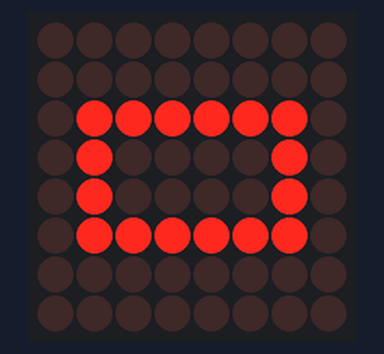
The program below on a simulated BBC micro:bit running MicroPython. Parts: 8×8 LED matrix.

Above: at 0.4 s.

The program:

microbit_max7219.py
```python
import microbit
from microbit import spi
_NOOP = 0
_DIGIT0 = 1
_DIGIT1 = 2
_DIGIT2 = 3
_DIGIT3 = 4
_DIGIT4 = 5
_DIGIT5 = 6
_DIGIT6 = 7
_DIGIT7 = 8
_DECODEMODE = 9
_INTENSITY = 10
_SCANLIMIT = 11
_SHUTDOWN = 12
_DISPLAYTEST = 15
class Matrix8x8:
    def __init__(self, spi, cs):
        self.spi = spi
        self.cs = cs
        self.buffer = bytearray(8)
        spi.init()
        self.init()
    def _register(self, command, data):
        # write to display
        self.cs.write_digital(0)
        self.spi.write(bytearray([command, data]))
        self.cs.write_digital(1)
    def init(self):
        for command, data in ((_SHUTDOWN, 0),(_DISPLAYTEST, 0),(_SCANLIMIT, 7),(_DECODEMODE, 0),(_SHUTDOWN, 1),):
            self._register(command, data)
    def brightness(self, value):
        if not 0<= value <= 15:
            raise ValueError("Brightness out of range")
        self._register(_INTENSITY, value)
    def fill(self, color):
        data = 0xff if color else 0x00
        for y in range(8):
            self.buffer[y] = data
    def pixel(self, x, y, color=None):
        if color is None:
            return bool(self.buffer[y] & 1 << x)
        elif color:
            self.buffer[y] |= 1 << x
        else:
            self.buffer[y] &= ~(1 << x)
    def show(self):
        for y in range(8):
            self._register(_DIGIT0 + y, self.buffer[y])
def number_0():   #A function that displays' 0 '
    display.fill(False)  #All lights in the lattice are set to off
    display.pixel(1, 2, True)  #Set the lights with coordinates of (1,2) to light up
    display.pixel(1, 3, True)
    display.pixel(1, 4, True)
    display.pixel(1, 5, True)
    display.pixel(2, 2, True)
    display.pixel(3, 2, True)
    display.pixel(4, 2, True)
    display.pixel(5, 2, True)
    display.pixel(6, 2, True)
    display.pixel(6, 3, True)
    display.pixel(6, 4, True)
    display.pixel(6, 5, True)
    display.pixel(2, 5, True)
    display.pixel(3, 5, True)
    display.pixel(4, 5, True)
    display.pixel(5, 5, True)
while True:  #Start the program, infinite loop
    display = Matrix8x8(microbit.spi, microbit.pin0)  #Set CS to connect to pin0 on the IO extension board, DIN to MOSI pin on the extension board, and CLK to SCK pin on the extension board
    display.brightness(8)  #Set the brightness to 8
    number_0()  #Call the appropriate function to display the number '0'
    display.show()   #Refresh the state of the lattice, and the lights on or off in the corresponding position of the screen
```
